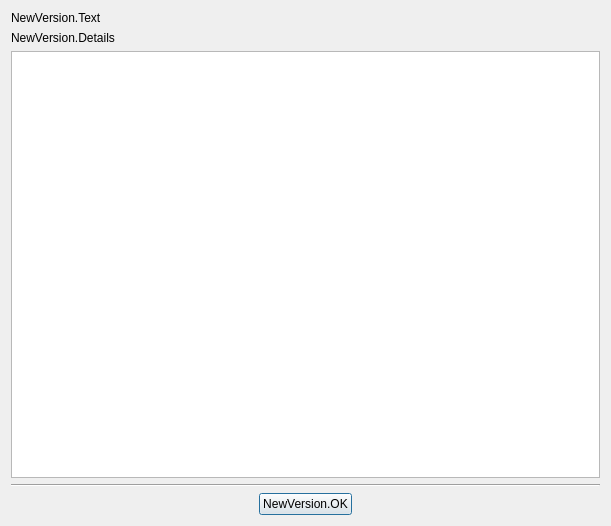
<?xml version="1.0" encoding="UTF-8"?>
<ui version="4.0">
 <class>EBSNewVersion</class>
 <widget class="QDialog" name="EBSNewVersion">
  <property name="geometry">
   <rect>
    <x>0</x>
    <y>0</y>
    <width>611</width>
    <height>526</height>
   </rect>
  </property>
  <property name="windowTitle">
   <string>NewVersion.Title</string>
  </property>
  <layout class="QVBoxLayout" name="verticalLayout">
   <item>
    <widget class="QLabel" name="label">
     <property name="text">
      <string>NewVersion.Text</string>
     </property>
     <property name="wordWrap">
      <bool>false</bool>
     </property>
    </widget>
   </item>
   <item>
    <widget class="QLabel" name="installInstructionsLabel">
     <property name="text">
      <string>NewVersion.Details</string>
     </property>
     <property name="wordWrap">
      <bool>true</bool>
     </property>
    </widget>
   </item>
   <item>
    <widget class="QTextEdit" name="text">
     <property name="readOnly">
      <bool>true</bool>
     </property>
     <property name="html">
      <string>&lt;!DOCTYPE HTML PUBLIC &quot;-//W3C//DTD HTML 4.0//EN&quot; &quot;http://www.w3.org/TR/REC-html40/strict.dtd&quot;&gt;
&lt;html&gt;&lt;head&gt;&lt;meta name=&quot;qrichtext&quot; content=&quot;1&quot; /&gt;&lt;style type=&quot;text/css&quot;&gt;
p, li { white-space: pre-wrap; }
&lt;/style&gt;&lt;/head&gt;&lt;body style=&quot; font-family:'MS Shell Dlg 2'; font-size:8.25pt; font-weight:400; font-style:normal;&quot;&gt;
&lt;p style=&quot;-qt-paragraph-type:empty; margin-top:0px; margin-bottom:0px; margin-left:0px; margin-right:0px; -qt-block-indent:0; text-indent:0px; font-size:8pt;&quot;&gt;&lt;br /&gt;&lt;/p&gt;&lt;/body&gt;&lt;/html&gt;</string>
     </property>
    </widget>
   </item>
   <item>
    <widget class="Line" name="line">
     <property name="orientation">
      <enum>Qt::Horizontal</enum>
     </property>
    </widget>
   </item>
   <item>
    <layout class="QHBoxLayout" name="horizontalLayout">
     <item>
      <spacer name="horizontalSpacer">
       <property name="orientation">
        <enum>Qt::Horizontal</enum>
       </property>
       <property name="sizeHint" stdset="0">
        <size>
         <width>40</width>
         <height>20</height>
        </size>
       </property>
      </spacer>
     </item>
     <item>
      <widget class="QPushButton" name="ok">
       <property name="text">
        <string>NewVersion.OK</string>
       </property>
       <property name="default">
        <bool>true</bool>
       </property>
      </widget>
     </item>
     <item>
      <spacer name="horizontalSpacer_2">
       <property name="orientation">
        <enum>Qt::Horizontal</enum>
       </property>
       <property name="sizeHint" stdset="0">
        <size>
         <width>40</width>
         <height>20</height>
        </size>
       </property>
      </spacer>
     </item>
    </layout>
   </item>
  </layout>
 </widget>
 <resources/>
 <connections/>
</ui>
